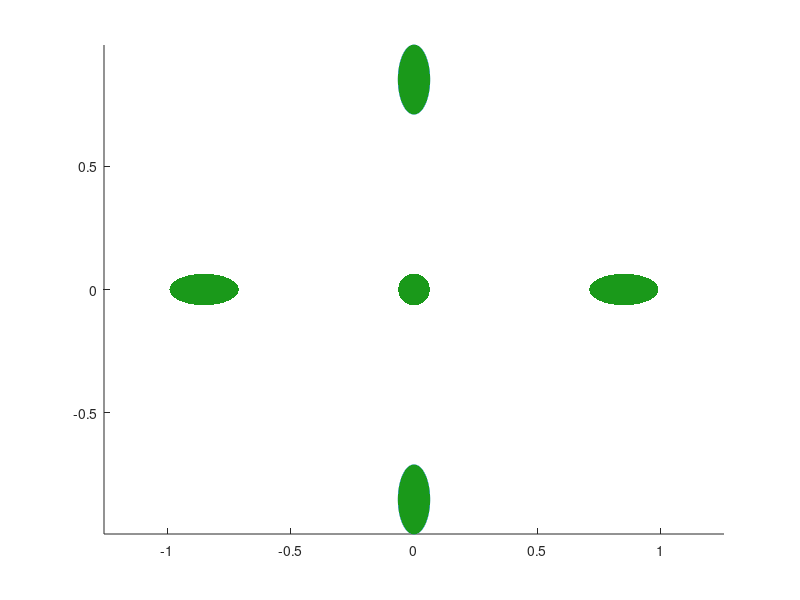

Recreate this plot in MATLAB.
function plot_SiCBValleys_3D(eb_cut, origin, cb_shifts)
%   This function plots the iso-energetic surfaces of elliptical valleys
%   for Silicon. This is 6 elliptical valleys, 85% along the Gamma-X high
%   symmetry line.
%
%   IN:
%   -  eb_cut:     	scalar of the energy above the CBM to slice for the iso-surface [eV].
%   -  origin:      1x3 row vector of the origin location of the Gama point [x,y,z].
%   -  cb_shifts: 	1x3 row vector of the relative energy shift of each valley [eb_x, eb_y, eb_z].
%
%   OUT: (figure)

%% Defining the default parameters
if nargin < 1; eb_cut = 0.2; origin = [0, 0, 0]; cb_shifts = [0, 0, 0]; end
if nargin < 2; origin = [0, 0, 0]; cb_shifts = [0, 0, 0];  end
if nargin < 3; cb_shifts = [0, 0, 0]; end
if isempty(eb_cut); eb_cut = 0.2;  end
if isempty(origin); origin = [0, 0, 0];  end
if isempty(cb_shifts); cb_shifts = [0, 0, 0];  end

%% 1.0 - Defining the constant parameters
x_ebshift = cb_shifts(1); y_ebshift = cb_shifts(2); z_ebshift = cb_shifts(3); 
m0 = 9.11e-31;
hbar = 4.135e-15;
ml = 0.92*m0;
mt = 0.19*m0;
%% 1.1 - Defining the dispersions of the CB parabola's
k_calc =  @(eb, eff_mass, eb_shift) sqrt(((2*eff_mass)/(hbar^2)) * (eb - eb_shift));
%% 1.2 - Extracting the CB ellipsoids
k0 = 0.85;       % Defining the position of the CBM in k-space
% -- IsoE for x valleys
[pX_xx, pX_yy, pX_zz] = ellipsoid(k0+origin(1), 0+origin(2), 0+origin(3), k_calc(eb_cut,ml,x_ebshift),k_calc(eb_cut,mt,x_ebshift),k_calc(eb_cut,mt,x_ebshift), 1e3);
[mX_xx, mX_yy, mX_zz] = ellipsoid(-k0+origin(1), 0+origin(2), 0+origin(3), k_calc(eb_cut,ml,x_ebshift),k_calc(eb_cut,mt,x_ebshift),k_calc(eb_cut,mt,x_ebshift), 1e3);
% -- IsoE for y valleys
[pY_xx, pY_yy, pY_zz] = ellipsoid(0+origin(1),k0+origin(2),0+origin(3),k_calc(eb_cut,mt,y_ebshift),k_calc(eb_cut,ml,y_ebshift),k_calc(eb_cut,mt,y_ebshift), 1e3);
[mY_xx, mY_yy, mY_zz] = ellipsoid(0+origin(1),-k0+origin(2),0+origin(3),k_calc(eb_cut,mt,y_ebshift),k_calc(eb_cut,ml,y_ebshift),k_calc(eb_cut,mt,y_ebshift), 1e3);
% -- IsoE for z valleys
[pZ_xx, pZ_yy, pZ_zz] = ellipsoid(0+origin(1),0+origin(2),k0+origin(3),k_calc(eb_cut,mt,z_ebshift),k_calc(eb_cut,mt,z_ebshift),k_calc(eb_cut,ml,z_ebshift), 1e3);
[mZ_xx, mZ_yy, mZ_zz] = ellipsoid(0+origin(1),0+origin(2),-k0+origin(3),k_calc(eb_cut,mt,z_ebshift),k_calc(eb_cut,mt,z_ebshift),k_calc(eb_cut,ml,z_ebshift), 1e3);

%% - 2.0 - Plotting the isoe surface
hold on;
% -- Defining plot constants
if cb_shifts(1)==0 && cb_shifts(2)==0 && cb_shifts(3)==0
    xy_valley_col = [0.1,0.6,0.1];
    z_valley_col = [0.1,0.6,0.1];
else
    xy_valley_col = [0.1,0.6,0.1];
    z_valley_col = [0.6,0.1,0.6];
end
% -- Plotting X-valleys
surf(pX_xx, pX_yy, pX_zz, 'Edgecolor', 'none', 'facecolor', xy_valley_col);
surf(mX_xx, mX_yy, mX_zz, 'Edgecolor', 'none', 'facecolor', xy_valley_col);
% -- Plotting Y-valleys
surfc(pY_xx, pY_yy, pY_zz, 'Edgecolor', 'none', 'facecolor', xy_valley_col);
surfc(mY_xx, mY_yy, mY_zz, 'Edgecolor', 'none', 'facecolor', xy_valley_col);
% -- Plotting Z-valleys
surf(pZ_xx, pZ_yy, pZ_zz, 'Edgecolor', 'none', 'facecolor', z_valley_col);
surf(mZ_xx, mZ_yy, mZ_zz, 'Edgecolor', 'none', 'facecolor', z_valley_col);
% - 3.0 Formatting the figure
axis tight; axis equal;
end